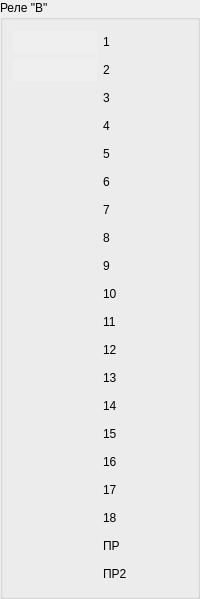
            <widget class="QGroupBox" name="groupBox_2">
             <property name="sizePolicy">
              <sizepolicy hsizetype="Fixed" vsizetype="MinimumExpanding">
               <horstretch>0</horstretch>
               <verstretch>0</verstretch>
              </sizepolicy>
             </property>
             <property name="title">
              <string>Реле &quot;B&quot;</string>
             </property>
             <layout class="QGridLayout" name="gridLayout_6">
              <item row="6" column="0">
               <widget class="QPushButton" name="K37">
                <property name="enabled">
                 <bool>true</bool>
                </property>
                <property name="contextMenuPolicy">
                 <enum>Qt::PreventContextMenu</enum>
                </property>
                <property name="toolTipDuration">
                 <number>0</number>
                </property>
                <property name="text">
                 <string/>
                </property>
                <property name="iconSize">
                 <size>
                  <width>17</width>
                  <height>17</height>
                 </size>
                </property>
                <property name="autoDefault">
                 <bool>false</bool>
                </property>
                <property name="default">
                 <bool>false</bool>
                </property>
                <property name="flat">
                 <bool>true</bool>
                </property>
               </widget>
              </item>
              <item row="7" column="0">
               <widget class="QPushButton" name="K38">
                <property name="enabled">
                 <bool>true</bool>
                </property>
                <property name="contextMenuPolicy">
                 <enum>Qt::PreventContextMenu</enum>
                </property>
                <property name="toolTipDuration">
                 <number>0</number>
                </property>
                <property name="text">
                 <string/>
                </property>
                <property name="iconSize">
                 <size>
                  <width>17</width>
                  <height>17</height>
                 </size>
                </property>
                <property name="shortcut">
                 <string notr="true"/>
                </property>
                <property name="checkable">
                 <bool>false</bool>
                </property>
                <property name="autoDefault">
                 <bool>false</bool>
                </property>
                <property name="default">
                 <bool>false</bool>
                </property>
                <property name="flat">
                 <bool>true</bool>
                </property>
               </widget>
              </item>
              <item row="0" column="0">
               <widget class="QPushButton" name="K31">
                <property name="enabled">
                 <bool>true</bool>
                </property>
                <property name="contextMenuPolicy">
                 <enum>Qt::PreventContextMenu</enum>
                </property>
                <property name="toolTipDuration">
                 <number>0</number>
                </property>
                <property name="autoFillBackground">
                 <bool>true</bool>
                </property>
                <property name="text">
                 <string/>
                </property>
                <property name="iconSize">
                 <size>
                  <width>17</width>
                  <height>17</height>
                 </size>
                </property>
                <property name="checkable">
                 <bool>false</bool>
                </property>
                <property name="checked">
                 <bool>false</bool>
                </property>
                <property name="autoDefault">
                 <bool>true</bool>
                </property>
                <property name="default">
                 <bool>false</bool>
                </property>
                <property name="flat">
                 <bool>true</bool>
                </property>
               </widget>
              </item>
              <item row="8" column="0">
               <widget class="QPushButton" name="K39">
                <property name="enabled">
                 <bool>true</bool>
                </property>
                <property name="contextMenuPolicy">
                 <enum>Qt::PreventContextMenu</enum>
                </property>
                <property name="toolTipDuration">
                 <number>0</number>
                </property>
                <property name="text">
                 <string/>
                </property>
                <property name="iconSize">
                 <size>
                  <width>17</width>
                  <height>17</height>
                 </size>
                </property>
                <property name="shortcut">
                 <string notr="true"/>
                </property>
                <property name="checkable">
                 <bool>false</bool>
                </property>
                <property name="autoDefault">
                 <bool>false</bool>
                </property>
                <property name="default">
                 <bool>false</bool>
                </property>
                <property name="flat">
                 <bool>true</bool>
                </property>
               </widget>
              </item>
              <item row="9" column="0">
               <widget class="QPushButton" name="K41">
                <property name="enabled">
                 <bool>true</bool>
                </property>
                <property name="contextMenuPolicy">
                 <enum>Qt::PreventContextMenu</enum>
                </property>
                <property name="toolTipDuration">
                 <number>0</number>
                </property>
                <property name="autoFillBackground">
                 <bool>false</bool>
                </property>
                <property name="text">
                 <string/>
                </property>
                <property name="iconSize">
                 <size>
                  <width>15</width>
                  <height>15</height>
                 </size>
                </property>
                <property name="checked">
                 <bool>false</bool>
                </property>
                <property name="default">
                 <bool>false</bool>
                </property>
                <property name="flat">
                 <bool>true</bool>
                </property>
               </widget>
              </item>
              <item row="10" column="0">
               <widget class="QPushButton" name="K42">
                <property name="enabled">
                 <bool>true</bool>
                </property>
                <property name="contextMenuPolicy">
                 <enum>Qt::PreventContextMenu</enum>
                </property>
                <property name="toolTipDuration">
                 <number>0</number>
                </property>
                <property name="text">
                 <string/>
                </property>
                <property name="iconSize">
                 <size>
                  <width>15</width>
                  <height>15</height>
                 </size>
                </property>
                <property name="autoDefault">
                 <bool>false</bool>
                </property>
                <property name="default">
                 <bool>false</bool>
                </property>
                <property name="flat">
                 <bool>true</bool>
                </property>
               </widget>
              </item>
              <item row="11" column="0">
               <widget class="QPushButton" name="K43">
                <property name="enabled">
                 <bool>true</bool>
                </property>
                <property name="contextMenuPolicy">
                 <enum>Qt::PreventContextMenu</enum>
                </property>
                <property name="toolTipDuration">
                 <number>0</number>
                </property>
                <property name="text">
                 <string/>
                </property>
                <property name="iconSize">
                 <size>
                  <width>15</width>
                  <height>15</height>
                 </size>
                </property>
                <property name="checkable">
                 <bool>false</bool>
                </property>
                <property name="autoDefault">
                 <bool>false</bool>
                </property>
                <property name="default">
                 <bool>false</bool>
                </property>
                <property name="flat">
                 <bool>true</bool>
                </property>
               </widget>
              </item>
              <item row="3" column="0">
               <widget class="QPushButton" name="K34">
                <property name="enabled">
                 <bool>true</bool>
                </property>
                <property name="contextMenuPolicy">
                 <enum>Qt::PreventContextMenu</enum>
                </property>
                <property name="toolTipDuration">
                 <number>0</number>
                </property>
                <property name="text">
                 <string/>
                </property>
                <property name="iconSize">
                 <size>
                  <width>17</width>
                  <height>17</height>
                 </size>
                </property>
                <property name="autoDefault">
                 <bool>false</bool>
                </property>
                <property name="default">
                 <bool>false</bool>
                </property>
                <property name="flat">
                 <bool>true</bool>
                </property>
               </widget>
              </item>
              <item row="2" column="0">
               <widget class="QPushButton" name="K33">
                <property name="enabled">
                 <bool>true</bool>
                </property>
                <property name="contextMenuPolicy">
                 <enum>Qt::PreventContextMenu</enum>
                </property>
                <property name="toolTipDuration">
                 <number>0</number>
                </property>
                <property name="text">
                 <string/>
                </property>
                <property name="iconSize">
                 <size>
                  <width>17</width>
                  <height>17</height>
                 </size>
                </property>
                <property name="checkable">
                 <bool>false</bool>
                </property>
                <property name="autoDefault">
                 <bool>false</bool>
                </property>
                <property name="default">
                 <bool>false</bool>
                </property>
                <property name="flat">
                 <bool>true</bool>
                </property>
               </widget>
              </item>
              <item row="1" column="0">
               <widget class="QPushButton" name="K32">
                <property name="enabled">
                 <bool>true</bool>
                </property>
                <property name="contextMenuPolicy">
                 <enum>Qt::PreventContextMenu</enum>
                </property>
                <property name="toolTipDuration">
                 <number>0</number>
                </property>
                <property name="autoFillBackground">
                 <bool>true</bool>
                </property>
                <property name="text">
                 <string/>
                </property>
                <property name="iconSize">
                 <size>
                  <width>17</width>
                  <height>17</height>
                 </size>
                </property>
                <property name="autoDefault">
                 <bool>false</bool>
                </property>
                <property name="default">
                 <bool>false</bool>
                </property>
                <property name="flat">
                 <bool>true</bool>
                </property>
               </widget>
              </item>
              <item row="4" column="0">
               <widget class="QPushButton" name="K35">
                <property name="enabled">
                 <bool>true</bool>
                </property>
                <property name="contextMenuPolicy">
                 <enum>Qt::PreventContextMenu</enum>
                </property>
                <property name="toolTipDuration">
                 <number>0</number>
                </property>
                <property name="text">
                 <string/>
                </property>
                <property name="iconSize">
                 <size>
                  <width>17</width>
                  <height>17</height>
                 </size>
                </property>
                <property name="autoDefault">
                 <bool>false</bool>
                </property>
                <property name="default">
                 <bool>false</bool>
                </property>
                <property name="flat">
                 <bool>true</bool>
                </property>
               </widget>
              </item>
              <item row="5" column="0">
               <widget class="QPushButton" name="K36">
                <property name="enabled">
                 <bool>true</bool>
                </property>
                <property name="contextMenuPolicy">
                 <enum>Qt::PreventContextMenu</enum>
                </property>
                <property name="toolTipDuration">
                 <number>0</number>
                </property>
                <property name="text">
                 <string/>
                </property>
                <property name="iconSize">
                 <size>
                  <width>17</width>
                  <height>17</height>
                 </size>
                </property>
                <property name="autoDefault">
                 <bool>false</bool>
                </property>
                <property name="default">
                 <bool>false</bool>
                </property>
                <property name="flat">
                 <bool>true</bool>
                </property>
               </widget>
              </item>
              <item row="15" column="0">
               <widget class="QPushButton" name="K47">
                <property name="enabled">
                 <bool>true</bool>
                </property>
                <property name="contextMenuPolicy">
                 <enum>Qt::PreventContextMenu</enum>
                </property>
                <property name="toolTipDuration">
                 <number>0</number>
                </property>
                <property name="text">
                 <string/>
                </property>
                <property name="iconSize">
                 <size>
                  <width>15</width>
                  <height>15</height>
                 </size>
                </property>
                <property name="autoDefault">
                 <bool>false</bool>
                </property>
                <property name="default">
                 <bool>false</bool>
                </property>
                <property name="flat">
                 <bool>true</bool>
                </property>
               </widget>
              </item>
              <item row="19" column="0">
               <widget class="QPushButton" name="K410">
                <property name="enabled">
                 <bool>true</bool>
                </property>
                <property name="contextMenuPolicy">
                 <enum>Qt::PreventContextMenu</enum>
                </property>
                <property name="toolTipDuration">
                 <number>0</number>
                </property>
                <property name="text">
                 <string/>
                </property>
                <property name="iconSize">
                 <size>
                  <width>15</width>
                  <height>15</height>
                 </size>
                </property>
                <property name="autoDefault">
                 <bool>false</bool>
                </property>
                <property name="default">
                 <bool>false</bool>
                </property>
                <property name="flat">
                 <bool>true</bool>
                </property>
               </widget>
              </item>
              <item row="16" column="0">
               <widget class="QPushButton" name="K48">
                <property name="enabled">
                 <bool>true</bool>
                </property>
                <property name="contextMenuPolicy">
                 <enum>Qt::PreventContextMenu</enum>
                </property>
                <property name="toolTipDuration">
                 <number>0</number>
                </property>
                <property name="text">
                 <string/>
                </property>
                <property name="iconSize">
                 <size>
                  <width>15</width>
                  <height>15</height>
                 </size>
                </property>
                <property name="autoDefault">
                 <bool>false</bool>
                </property>
                <property name="default">
                 <bool>false</bool>
                </property>
                <property name="flat">
                 <bool>true</bool>
                </property>
               </widget>
              </item>
              <item row="18" column="0">
               <widget class="QPushButton" name="K310">
                <property name="enabled">
                 <bool>true</bool>
                </property>
                <property name="contextMenuPolicy">
                 <enum>Qt::PreventContextMenu</enum>
                </property>
                <property name="toolTipDuration">
                 <number>0</number>
                </property>
                <property name="text">
                 <string/>
                </property>
                <property name="iconSize">
                 <size>
                  <width>17</width>
                  <height>17</height>
                 </size>
                </property>
                <property name="shortcut">
                 <string notr="true"/>
                </property>
                <property name="checkable">
                 <bool>false</bool>
                </property>
                <property name="autoDefault">
                 <bool>false</bool>
                </property>
                <property name="default">
                 <bool>false</bool>
                </property>
                <property name="flat">
                 <bool>true</bool>
                </property>
               </widget>
              </item>
              <item row="13" column="0">
               <widget class="QPushButton" name="K45">
                <property name="enabled">
                 <bool>true</bool>
                </property>
                <property name="contextMenuPolicy">
                 <enum>Qt::PreventContextMenu</enum>
                </property>
                <property name="toolTipDuration">
                 <number>0</number>
                </property>
                <property name="text">
                 <string/>
                </property>
                <property name="iconSize">
                 <size>
                  <width>15</width>
                  <height>15</height>
                 </size>
                </property>
                <property name="autoDefault">
                 <bool>false</bool>
                </property>
                <property name="default">
                 <bool>false</bool>
                </property>
                <property name="flat">
                 <bool>true</bool>
                </property>
               </widget>
              </item>
              <item row="17" column="0">
               <widget class="QPushButton" name="K49">
                <property name="enabled">
                 <bool>true</bool>
                </property>
                <property name="contextMenuPolicy">
                 <enum>Qt::PreventContextMenu</enum>
                </property>
                <property name="toolTipDuration">
                 <number>0</number>
                </property>
                <property name="text">
                 <string/>
                </property>
                <property name="iconSize">
                 <size>
                  <width>15</width>
                  <height>15</height>
                 </size>
                </property>
                <property name="autoDefault">
                 <bool>false</bool>
                </property>
                <property name="default">
                 <bool>false</bool>
                </property>
                <property name="flat">
                 <bool>true</bool>
                </property>
               </widget>
              </item>
              <item row="14" column="0">
               <widget class="QPushButton" name="K46">
                <property name="enabled">
                 <bool>true</bool>
                </property>
                <property name="contextMenuPolicy">
                 <enum>Qt::PreventContextMenu</enum>
                </property>
                <property name="toolTipDuration">
                 <number>0</number>
                </property>
                <property name="text">
                 <string/>
                </property>
                <property name="iconSize">
                 <size>
                  <width>15</width>
                  <height>15</height>
                 </size>
                </property>
                <property name="autoDefault">
                 <bool>false</bool>
                </property>
                <property name="default">
                 <bool>false</bool>
                </property>
                <property name="flat">
                 <bool>true</bool>
                </property>
               </widget>
              </item>
              <item row="12" column="0">
               <widget class="QPushButton" name="K44">
                <property name="enabled">
                 <bool>true</bool>
                </property>
                <property name="contextMenuPolicy">
                 <enum>Qt::PreventContextMenu</enum>
                </property>
                <property name="toolTipDuration">
                 <number>0</number>
                </property>
                <property name="text">
                 <string/>
                </property>
                <property name="iconSize">
                 <size>
                  <width>15</width>
                  <height>15</height>
                 </size>
                </property>
                <property name="autoDefault">
                 <bool>false</bool>
                </property>
                <property name="default">
                 <bool>false</bool>
                </property>
                <property name="flat">
                 <bool>true</bool>
                </property>
               </widget>
              </item>
              <item row="0" column="1">
               <widget class="QLabel" name="label_21">
                <property name="text">
                 <string>1</string>
                </property>
               </widget>
              </item>
              <item row="1" column="1">
               <widget class="QLabel" name="label_22">
                <property name="text">
                 <string>2</string>
                </property>
               </widget>
              </item>
              <item row="2" column="1">
               <widget class="QLabel" name="label_23">
                <property name="text">
                 <string>3</string>
                </property>
               </widget>
              </item>
              <item row="3" column="1">
               <widget class="QLabel" name="label_24">
                <property name="text">
                 <string>4</string>
                </property>
               </widget>
              </item>
              <item row="4" column="1">
               <widget class="QLabel" name="label_25">
                <property name="text">
                 <string>5</string>
                </property>
               </widget>
              </item>
              <item row="5" column="1">
               <widget class="QLabel" name="label_26">
                <property name="text">
                 <string>6</string>
                </property>
               </widget>
              </item>
              <item row="6" column="1">
               <widget class="QLabel" name="label_27">
                <property name="text">
                 <string>7</string>
                </property>
               </widget>
              </item>
              <item row="7" column="1">
               <widget class="QLabel" name="label_28">
                <property name="text">
                 <string>8</string>
                </property>
               </widget>
              </item>
              <item row="8" column="1">
               <widget class="QLabel" name="label_29">
                <property name="text">
                 <string>9</string>
                </property>
               </widget>
              </item>
              <item row="9" column="1">
               <widget class="QLabel" name="label_30">
                <property name="text">
                 <string>10</string>
                </property>
               </widget>
              </item>
              <item row="10" column="1">
               <widget class="QLabel" name="label_31">
                <property name="text">
                 <string>11</string>
                </property>
               </widget>
              </item>
              <item row="11" column="1">
               <widget class="QLabel" name="label_32">
                <property name="text">
                 <string>12</string>
                </property>
               </widget>
              </item>
              <item row="12" column="1">
               <widget class="QLabel" name="label_33">
                <property name="text">
                 <string>13</string>
                </property>
               </widget>
              </item>
              <item row="13" column="1">
               <widget class="QLabel" name="label_34">
                <property name="text">
                 <string>14</string>
                </property>
               </widget>
              </item>
              <item row="14" column="1">
               <widget class="QLabel" name="label_35">
                <property name="text">
                 <string>15</string>
                </property>
               </widget>
              </item>
              <item row="15" column="1">
               <widget class="QLabel" name="label_36">
                <property name="text">
                 <string>16</string>
                </property>
               </widget>
              </item>
              <item row="16" column="1">
               <widget class="QLabel" name="label_37">
                <property name="text">
                 <string>17</string>
                </property>
               </widget>
              </item>
              <item row="17" column="1">
               <widget class="QLabel" name="label_38">
                <property name="text">
                 <string>18</string>
                </property>
               </widget>
              </item>
              <item row="18" column="1">
               <widget class="QLabel" name="label_39">
                <property name="text">
                 <string>ПР</string>
                </property>
               </widget>
              </item>
              <item row="19" column="1">
               <widget class="QLabel" name="label_40">
                <property name="text">
                 <string>ПР2</string>
                </property>
               </widget>
              </item>
             </layout>
            </widget>
